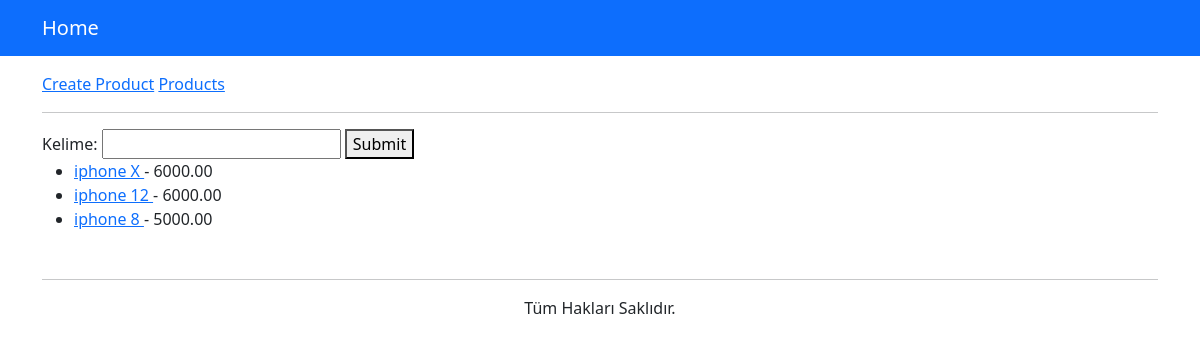
Screenshot of /products/ with the database file from the repository.
### myapp/models.py (models this page shows, shortened)
class Product(models.Model):
    name = models.CharField(max_length=50)
    price = models.DecimalField(max_digits=8, decimal_places=2)
    description = models.CharField(max_length=200)
    image = models.FileField(upload_to='images', default='')
    isActive = models.BooleanField(default=False)
    slug = models.SlugField(default="", blank=True, null=False, db_index=True, unique=True)
    categories = models.ManyToManyField(Category)
    supplier = models.ForeignKey(Supplier, on_delete=models.CASCADE, null=True)

### myapp/views.py (the view)
# urls.py: path('', views.index, name='index'),
def index(request):
    products = Product.objects.filter(isActive=True).order_by('-price')
    context = {
        'products': products,
    }
    return render(request, 'index.html', context)

### myapp/templates/index.html (shortened to what this page needs)
{% extends "layout.html" %}
{% load static %}
{% block css_files %}
    <link rel="stylesheet" href="{% static 'css/style.css' %}">
{% endblock  %}
{% block content %}
<div class="container">
    <div class="row">
        <div class="col">
            <a href="create">Create Product</a>
            <a href="list">Products</a>
            <hr>
            <form action="list" method='GET'>
                Kelime: <input type="text" name='q'>
                <button type='submit'>Submit</button>
            </form>
           <ul>
                {% for product in products %}
                    <li>
                        <a href={% url 'product_details' product.slug %}> {{ product.name }} </a>
                        - {{ product.price }}
                    </li>
                {% endfor %}
           </ul>
        </div>
    </div>
</div>
{% endblock  %}

### rows the page displays
Product: name "iphone X", price "6000.00"
Product: name "iphone 12", price "6000.00"
Product: name "iphone 8", price "5000.00"
